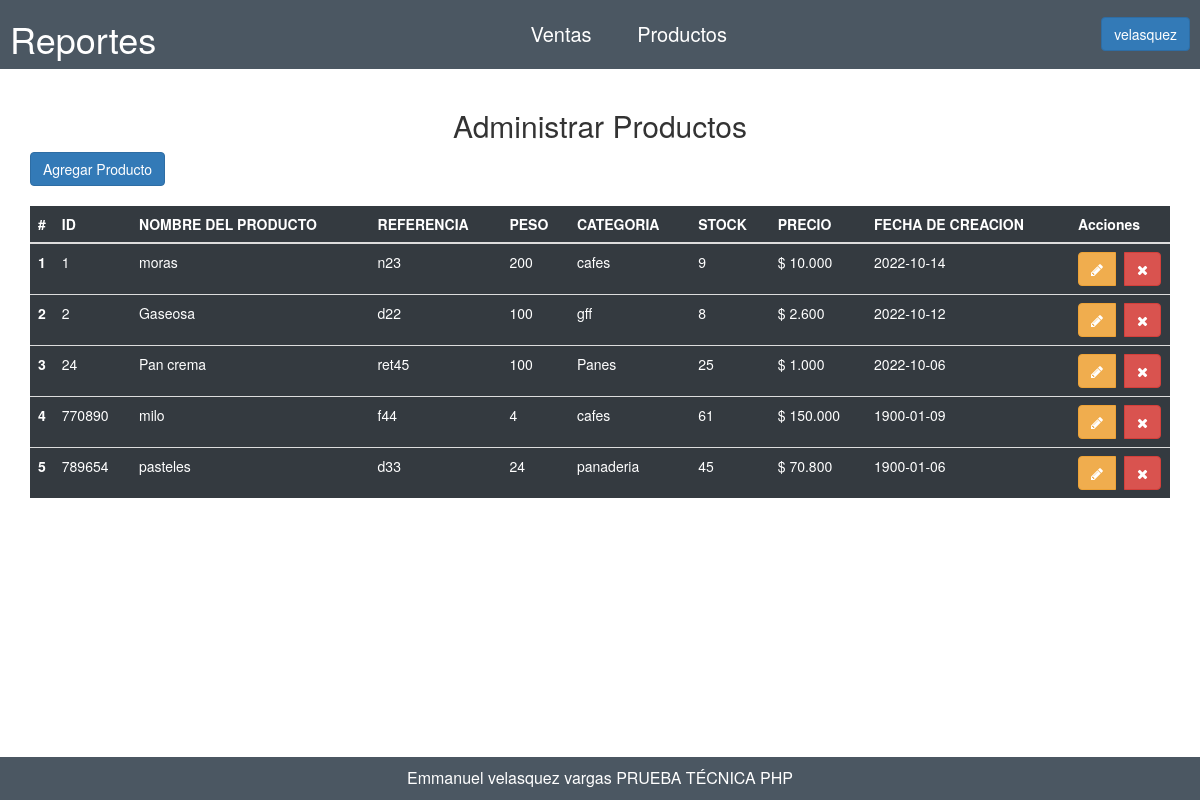
The app's page /productos (signed in) with its own data.
### tables this page shows
CREATE TABLE `tblproductos` (
  `codigo` varchar(20) NOT NULL,
  `nombre` varchar(50) NOT NULL,
  `stock` int(11) NOT NULL,
  `valor` int(11) NOT NULL,
  `referencia` varchar(50) NOT NULL,
  `peso` int(11) NOT NULL,
  `categoria` varchar(17) NOT NULL,
  `fecha_creacion` date DEFAULT NULL
);

### controladores/plantilla.controlador.php (called while the page is built)
<?php
class ControladorPlantilla{
    public function ctrPlantilla(){
        include "vistas/plantilla.php";
    }
}

### index.php (called while the page is built, shortened)
<?php
    require_once 'controladores/plantilla.controlador.php';
    require_once 'controladores/productos.controlador.php';
    require_once 'controladores/empleados.controlador.php';
    require_once 'modelos/productos.modelo.php';
    $plantilla = new ControladorPlantilla();
    $plantilla -> ctrPlantilla();

### controladores/productos.controlador.php (called while the page is built, shortened)
<?php
class ControladorProductos
{
    static public function ctrMostrarProductos($item, $valor)
    {
        $tabla = "tblproductos";
        $respuesta = ModeloProductos::mdlMostrarProductos($tabla, $item, $valor);
        return $respuesta;
    }
}

### modelos/conexion.php (called while the page is built)
<?php
class Conexion{
    static public function conectar(){
        $link = new PDO("mysql:host=localhost;dbname=ventas",
        "root",
        "");
        $link->exec("set names utf8");
        return $link;
    }
}

### modelos/productos.modelo.php (called while the page is built, shortened)
<?php
require_once "conexion.php";
class ModeloProductos
{
    static public function mdlMostrarProductos($tabla, $item, $valor)
    {
        if ($item != null) {
            $stmt = Conexion::conectar()->prepare("SELECT * FROM $tabla WHERE $item = :$item");
            $stmt->bindParam(":" . $item, $valor, PDO::PARAM_STR);
            $stmt->execute();
            return  $stmt->fetch();
        } else {
            $stmt = Conexion::conectar()->prepare("SELECT * FROM $tabla");
            $stmt->execute();
            return  $stmt->fetchAll();
        }
    }
}

### vistas/modulos/productos.php (the view, shortened to what this page needs)
<div class="contenido container mt-2">
    <h2 class="text-center">Administrar Productos</h2>
    <div class=" with-border mb-3" style="margin-bottom: 20px;">
        <button class="btn btn-primary" data-toggle="modal" data-target="#modalAgregarProducto">
            Agregar Producto
        </button>
    </div>
    <table class="table tabla-negra">
        <thead>
            <tr>
                <th scope="col" style="width:10px">#</th>
                <th scope="col">ID</th>
                <th scope="col">NOMBRE DEL PRODUCTO</th>
                <th scope="col">REFERENCIA</th>
                <th scope="col">PESO</th>
                <th scope="col">CATEGORIA</th>
                <th scope="col">STOCK</th>
                <th scope="col">PRECIO</th>
                <th scope="col">FECHA DE CREACION</th>
                <th scope="col" style="width:100px">Acciones</th>
            </tr>
        </thead>
        <tbody>
            <?php
            $item = null;
            $valor = null;
            $mostrarProductos = ControladorProductos::ctrMostrarProductos($item, $valor);
            foreach ($mostrarProductos as $key => $value) :
                $precio = number_format($value['valor'], 0, ",", ".");
            ?>
                <tr>
                    <th scope="row"><?= $key + 1 ?></th>
                    <td><?= $value['codigo'] ?></td>
                    <td><?= $value['nombre'] ?></td>
                    <td><?= $value['referencia'] ?></td>
                    <td><?= $value['peso'] ?></td>
                    <td><?= $value['categoria'] ?></td>
                    <td><?= $value['stock'] ?></td>
                    <td><?= "$ " . $precio ?></td>
                    <td><?= $value['fecha_creacion'] ?></td>
                    <td>
                        <div class="btn-group">
                            <button class="btn btn-warning btnEditarProducto mr-4" idProducto="<?= $value['codigo'] ?>" data-toggle="modal" data-target="#modalEditarProducto"><i class="fa fa-pencil"></i></button>
                            <button class="btn btn-danger btnBorrarProducto ml-4" idProducto="<?= $value['codigo'] ?>"><i class="fa fa-times"></i></button>
                        </div>
                    </td>
                </tr>
            <?php endforeach ?>
        </tbody>
    </table>
</div>

### vistas/css/style.css (style rules this page uses)
body { display: flex; flex-direction: column; min-height: 100vh !important; }
.contenido { flex: 1; }
.tabla-negra { color: #fff !important; background-color: #343a40 !important; }
.ml-4 { margin-left: 4px !important; }
.mr-4 { margin-right: 4px !important; }
.mt-2 { margin-top: 20px !important; }

### records on screen
tblproductos: codigo "1", nombre "moras", referencia "n23", peso "200", categoria "cafes", stock "9", valor "10.000", fecha_creacion "2022-10-14"
tblproductos: codigo "2", nombre "Gaseosa", referencia "d22", peso "100", categoria "gff", stock "8", valor "2.600", fecha_creacion "2022-10-12"
tblproductos: codigo "24", nombre "Pan crema", referencia "ret45", peso "100", categoria "Panes", stock "25", valor "1.000", fecha_creacion "2022-10-06"
tblproductos: codigo "770890", nombre "milo", referencia "f44", peso "4", categoria "cafes", stock "61", valor "150.000", fecha_creacion "1900-01-09"
tblproductos: codigo "789654", nombre "pasteles", referencia "d33", peso "24", categoria "panaderia", stock "45", valor "70.800", fecha_creacion "1900-01-06"

### other values on screen
$_SESSION['nombre'] "velasquez"
